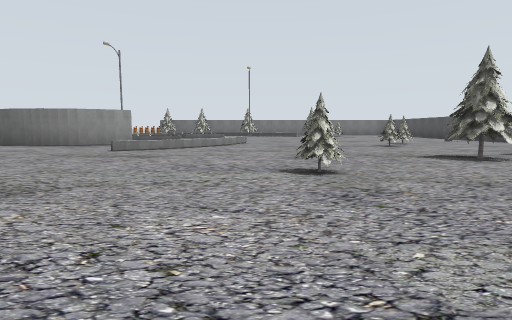
View 1 (above)

17 first-person views from a walk through a world built for the Gazebo simulator. The camera is 1.2 m above the floor, tilts 6° down and sees 80° across. The floor is counted in squares, 4 m on a side. Each view is taken from the middle of a square. On the plan, view 1 faces up. The plan holds only what a view shows up to about 9 squares ahead; the rest is blank.

View 2
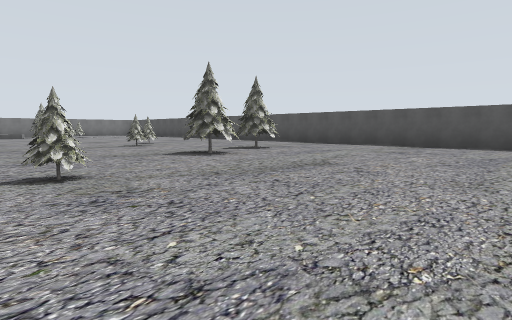

View 3
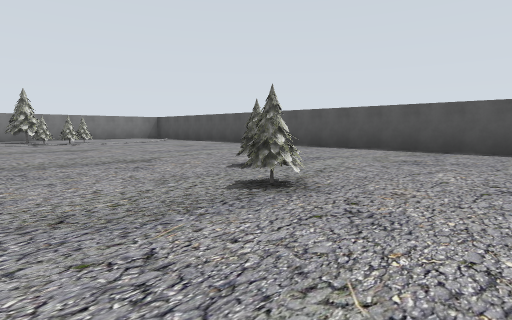

View 4
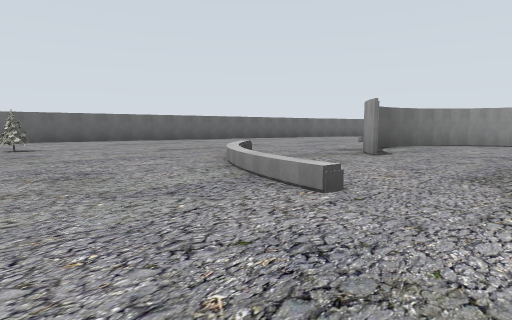

View 5
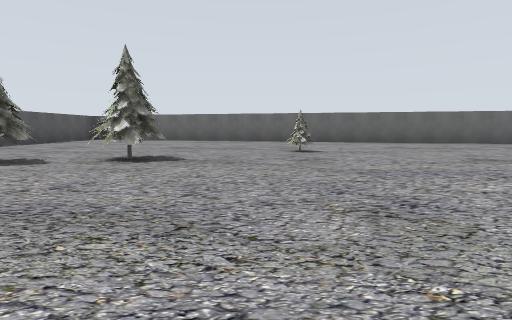

View 6
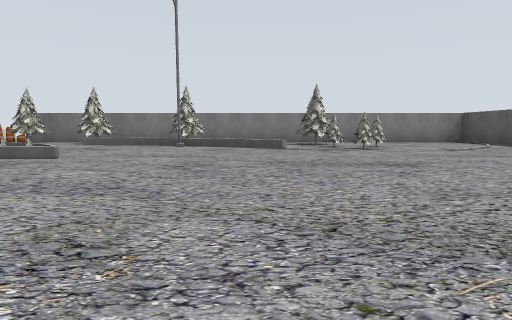

View 7
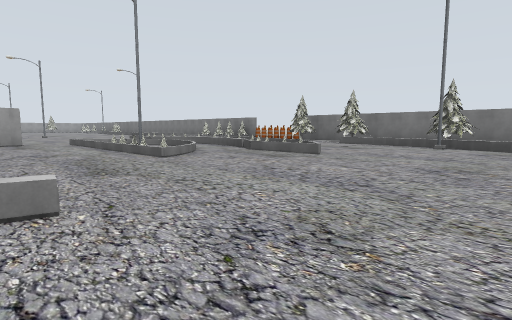

View 8
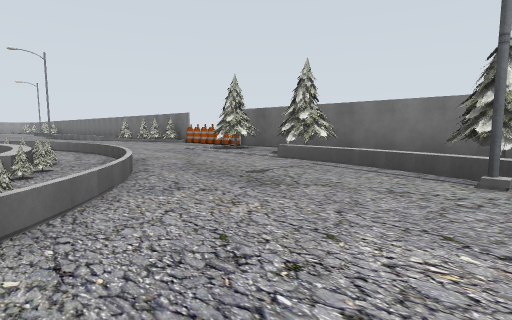

View 9
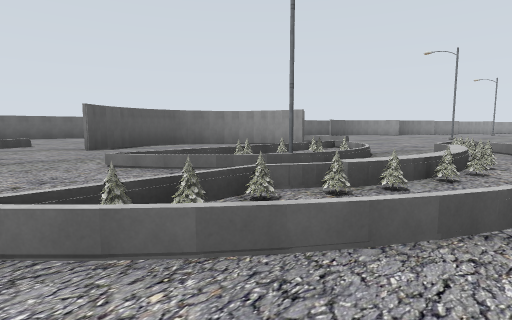

View 10
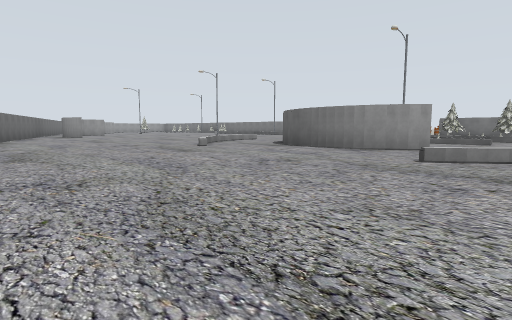

View 11
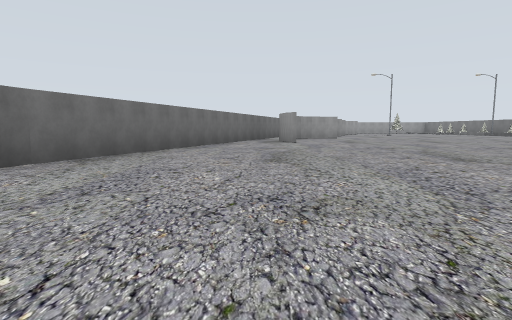

View 12
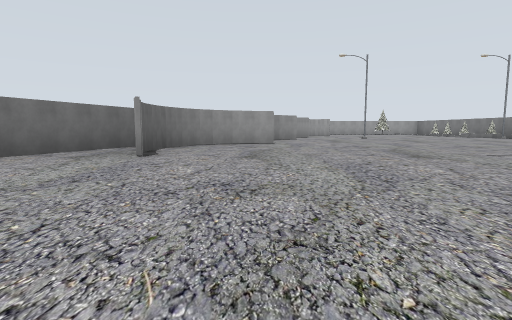

View 13
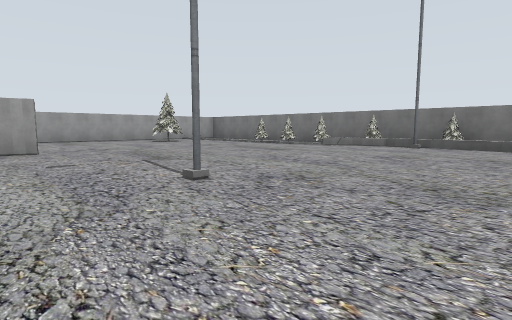

View 14
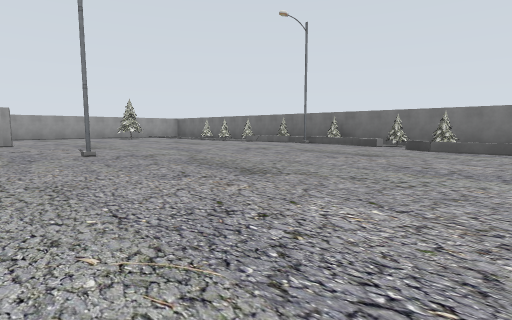

View 15
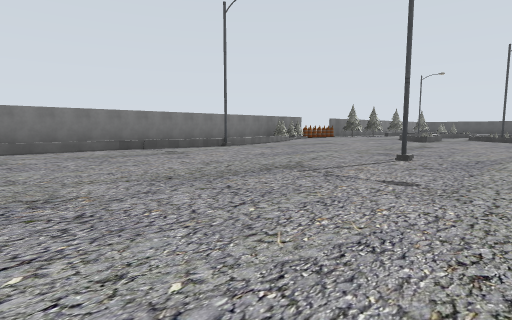

View 16
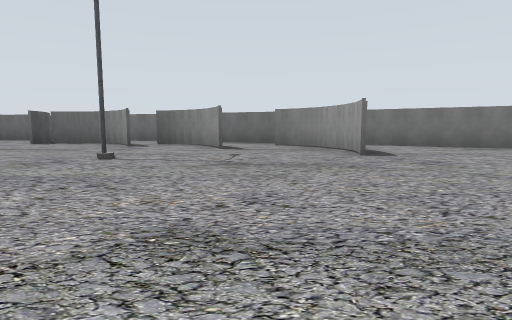

View 17
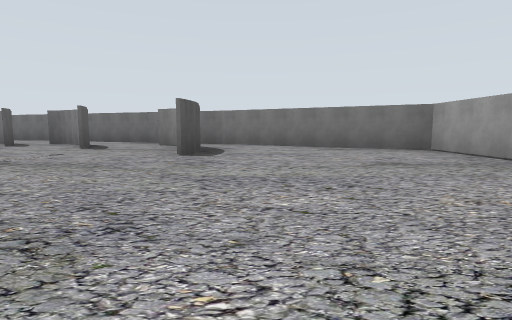

### Floor plan
Points are (right, up) in squares from view 1. A wall is a line through its corners. A room is listed if a view was taken in it or the views show most of it. See-through windows are left out.
Room 1 (views 1, 2, 3, 4, 5, 6, 7, 8, 9, 10, 11)
walls: (-2.4, 5.4) (-2.9, 5.1); (-2.7, 5.2) (-3.2, 5) (-3.9, 5) (-4.6, 5.3); (-3, 5.1) (-2.5, 5.4); (-4.8, 5.6) (-4.4, 5.3) (-3.9, 5.1); (-5.3, 6.6) (-5.2, 6.1); (-5.5, 0.7) (3.8, -1.5); (4.7, -2.2) (5.4, -2.3) (5.4, 12.5) (0.9, 12.5)
low walls: (-0.2, 6) (-0.5, 5.3); (-0.8, 4.8) (-1.2, 4.4); (-1.1, 4.4) (-1.6, 4); (-1.5, 4.1) (-1.9, 3.8); (-1.9, 4) (-1.4, 4.3); (-1.8, 7.5) (-2.5, 7.5) (-1.9, 7.5); (-2.2, 8.2) (-1.9, 7.8); (-2.5, 8.3) (-2.1, 8); (1.4, 10.3) (0.6, 10.8); (-1.7, 9.6) (-2.3, 10); (-2, 9.8) (-1.3, 9.4); (-3.3, 8.7) (-3.8, 8.7) (-3.3, 8.7); (-3.8, 8.6) (-4.3, 8.5); (-0.4, 11.1) (-1.1, 11.3) (-1.6, 11.3); (-3.6, 9.4) (-4.1, 9.3)
ways out: opening at (-6.5, 2.5) to room 2; opening at (-5, 7) to room 2; opening at (5, -2)
objects: other object (-4, 8); other object (-3, 8); pine tree (-3, 9); pine tree (-2, 9); pine tree (-1, 9); pine tree (0, 2); pine tree (2, 3); pine tree (2, 5); pine tree (2, 11); pine tree (2, 12); pine tree (3, 3); pine tree (3, 6); pine tree (3, 10); pine tree (3, 11)
Room 2 (views 12, 13, 14, 15, 16, 17)
walls: (-13.7, 4.8) (-13.5, 4.2); (-15.9, 6) (-15.7, 5.6); (-15, 5.1) (-14.5, 5); (-13.4, 4.1) (-12.9, 3.7); (-12.9, 3.8) (-12.4, 3.6); (-12.5, 3.6) (-12, 3.6); (-19.2, 7) (-19.1, 6.5) (-18.8, 6.1); (-19.5, 5.3) (-7.4, 1.1); (-5.3, 7) (-5.3, 6.5); (-5.5, 12.5) (-22.3, 12.5) (-22.3, 6.9) (-19.3, 5.3); (-2.5, 12.5) (-4, 12.5)
low walls: (-11.4, 11.2) (-14.2, 11.2); (-10.6, 11) (-11.4, 11.3); (-8.6, 11.1) (-9.5, 10.9); (-8.2, 11.2) (-8.7, 11.1); (-6.8, 6.7) (-6.7, 6.1); (-6.7, 6.2) (-6.5, 5.4) (-6, 4.7); (-7.4, 11.6) (-8.3, 11.2); (-5.2, 7.5) (-4.4, 7.5) (-5.2, 7.5); (-5.1, 9.8) (-5.6, 9.4); (-4.4, 10.1) (-5, 9.9); (-3.8, 9.5) (-3.3, 9.5)
ways out: opening at (-6.5, 2.5) to room 1; opening at (-5, 7) to room 1
objects: pine tree (-21, 11); pine tree (-20, 12); pine tree (-19, 12); pine tree (-18, 12); lamp (-17, 8); pine tree (-17, 11); lamp (-17, 12); pine tree (-16, 12); pine tree (-15, 12); pine tree (-14, 12); lamp (-10, 8); lamp (-10, 11); other object (-7, 12); other object (-6, 9); pine tree (-6, 12); other object (-5, 9); other object (-5, 12); other object (-5, 13); other object (-4, 10); other object (-4, 12); pine tree (-3, 10); pine tree (-3, 12)
Room 3 (no view inside)
walls: (0.9, 12.5) (-2.5, 12.5)
objects: pine tree (-2, 12); pine tree (-1, 12) to (0, 12); lamp (0, 11)

Positions as (right, up) in squares from view 1, and headings:
1: (0, 0), facing up
2: (0, 0), facing up-right
3: (1, 4), facing up-right
4: (1, 7), facing down-left
5: (1, 6), facing down
6: (1, 6), facing up
7: (1, 6), facing up-left
8: (0, 9), facing up-left
9: (-1, 10), facing down-left
10: (-1, 1), facing up-left
11: (-5, 3), facing left
12: (-8, 5), facing left
13: (-15, 7), facing up-left
14: (-13, 7), facing up-left
15: (-13, 7), facing up-right
16: (-18, 11), facing down
17: (-20, 11), facing down
